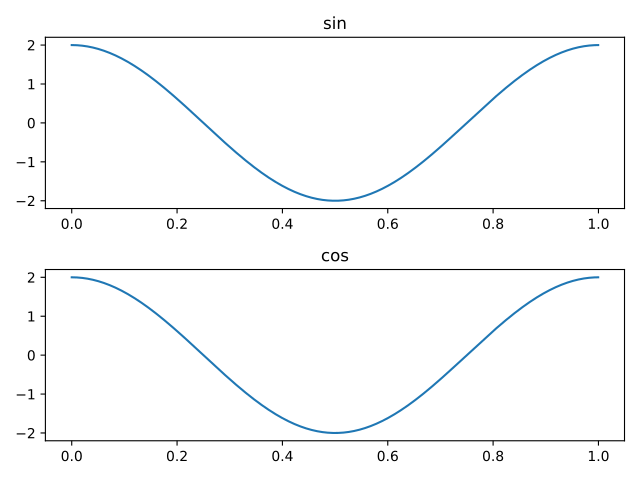

Generate this figure with Python:
import numpy as np
import matplotlib.pyplot as plt

t=np.arange(0,1, step=0.0005)
sin = 2*np.sin(2*np.pi*t+np.pi/2)
cos = 2*np.cos(2*np.pi*t)



n=2
fig, axs = plt.subplots(n)
axs[0].plot(t,sin)
axs[1].plot(t,cos)
axs[0].set_title('sin')
axs[1].set_title('cos')
plt.tight_layout()
plt.savefig('1.pdf')
plt.show()
